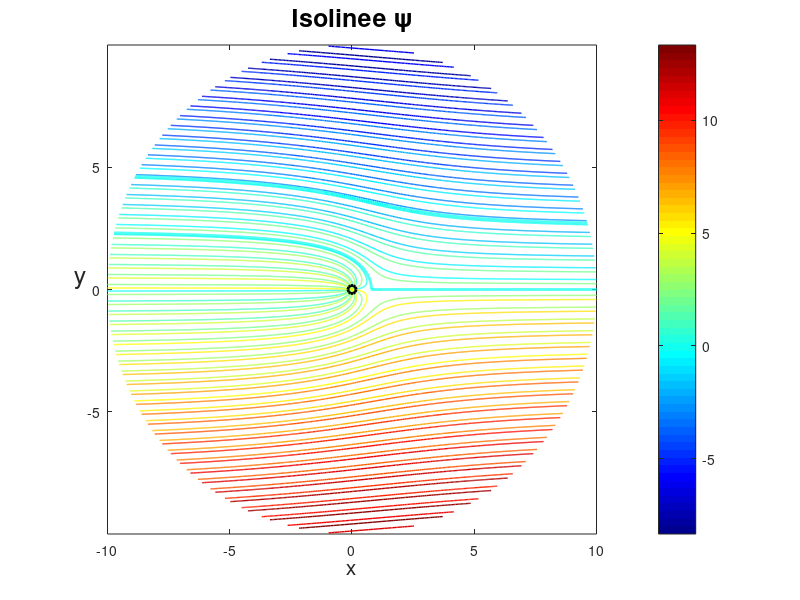
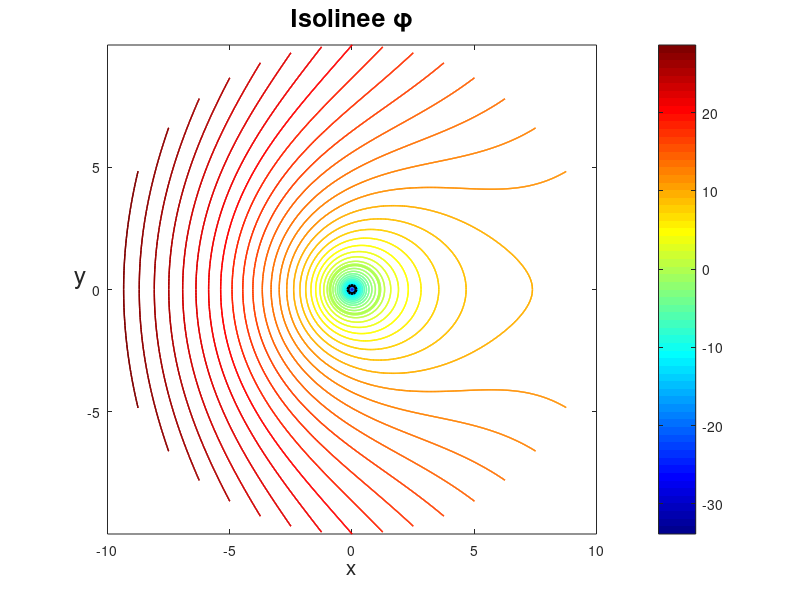

MATLAB code for these plots, in order:
%%Plot delle funzioni di corrente e potenziale di una Prua di Fuhrmann

%Definizione dello stato iniziale

Q = 5; %Intensità della sorgente puntiforme
U = 1; %Intensità della velocità della corrente indisturbata V_inf = -Ui

%Definizione del campo di lavoro

r = -10:.02:10;
theta = 0:.02:2*pi; %Semipiano positivo delle y

[R, Theta] = meshgrid(r, theta);
x = R.*cos(Theta);
y = R.*sin(Theta);

%Integrazione delle derivate del potenziale phi
u = (Q/(2*pi))*(x./(x.^2 + y.^2)) - U;
v = (Q/(2*pi))*(y./(x.^2 + y.^2));
fx = (5*pi*log(x.^2 + y.^2))/4 - x;
fy = (1791925356007081*log(x.^2 + y.^2))/4503599627370496;

%Definizione della funzione di corrente psi

psi = ((Q*Theta)/(2*pi)) - U.*y;

%Plot delle isolinee psi
figure
[~,h] = contour(x,y,psi,50,'LineWidth',1);
set(h,'ShowText','off','TextStep',get(h,'LevelStep'));
hold on
contour(x,y,psi,[0 0],'LineWidth',2);
colormap jet
colorbar
axis equal;
xlabel('x','FontSize',15)
ylabel('y','Rotation',0,'FontSize',18)
title('Isolinee \psi','FontSize',18)
plot(0,0,'ko','LineWidth',2)

%Definizione della funzione potenziale psi
phi = fx + fy;

%Plot delle isolinee phi

figure
[~,h] = contour(x,y,phi,50,'LineWidth',1);
set(h,'ShowText','off','TextStep',get(h,'LevelStep'));
hold on
contour(x,y,phi,[0 0],'LineWidth',2);
colormap jet
colorbar
axis equal;
xlabel('x','FontSize',15)
ylabel('y','Rotation',0,'FontSize',18)
title('Isolinee \phi','FontSize',18)
plot(0,0,'ko','LineWidth',2)
